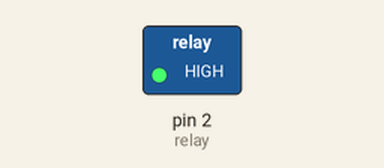
This sketch was run on a simulated Arduino Uno, built with avr-gcc and run on an emulated ATmega328P. Shown: switched loads named in the sketch (green lamp = pin HIGH).

Above: at 2.5 s.
At 7.5 s:
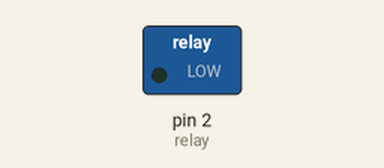
Timing chart, 0 to 13.0 s (numbered marks = the images above):
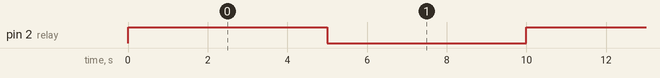

The sketch:

15__relay.ino
```cpp
#define relay 2

void setup() {
  pinMode(relay , OUTPUT);
  Serial.begin(9600);
}

void loop() {
  digitalWrite(relay , HIGH);
  delay(5000);
  digitalWrite(relay , LOW);
  delay(5000);
}
```

Measured:
- by itself, pin 2 (relay): alternates HIGH for 5.0 s and LOW for 5.0 s
